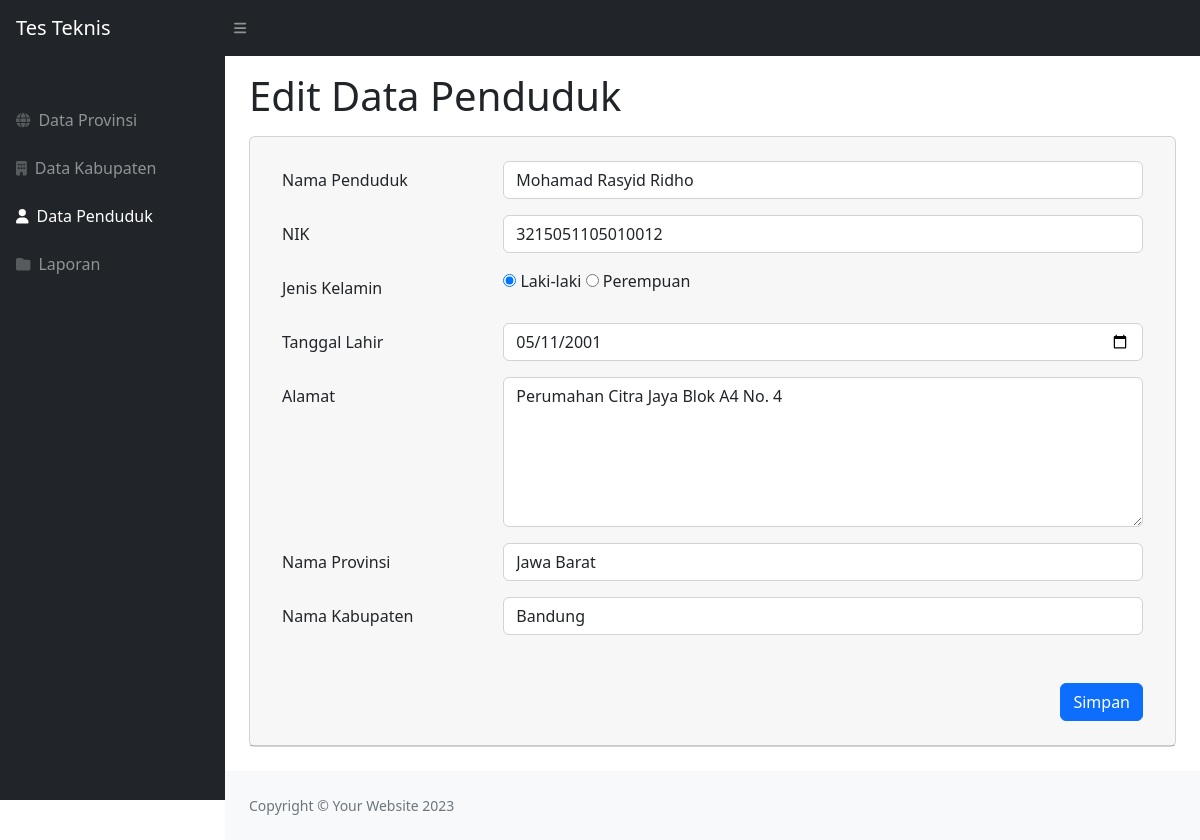
The page /pages/data-penduduk/edit?id=1 on the database its author committed.
### tables this page shows
CREATE TABLE `penduduk` (
  `id_penduduk` int NOT NULL,
  `nama` varchar(255) NOT NULL,
  `nik` varchar(18) NOT NULL,
  `jenis_kelamin` enum('Laki-laki','Perempuan') NOT NULL,
  `tanggal_lahir` date NOT NULL,
  `alamat` varchar(255) NOT NULL,
  `id_provinsi` int NOT NULL,
  `id_kabupaten` int NOT NULL,
  `ts` timestamp NULL DEFAULT CURRENT_TIMESTAMP ON UPDATE CURRENT_TIMESTAMP
);

### pages/data-penduduk/edit.php (the view, shortened to what this page needs)
<?php
include('../../config/connection.php');
?>
<!DOCTYPE html>
<html lang="en">
    <head>
        <link rel="stylesheet" href="https://cdn.datatables.net/1.12.1/css/dataTables.bootstrap5.min.css">
        <link href="../../css/styles.css" rel="stylesheet" />
    </head>
    <body class="sb-nav-fixed">
        <nav class="sb-topnav navbar navbar-expand navbar-dark bg-dark">
            <a class="navbar-brand ps-3" href="#">Tes Teknis</a>
            <button class="btn btn-link btn-sm order-1 order-lg-0 me-4 me-lg-0" id="sidebarToggle" href="#!"><i class="fas fa-bars"></i></button>
        </nav>
        <div id="layoutSidenav">
            <div id="layoutSidenav_nav">
                <nav class="sb-sidenav accordion sb-sidenav-dark" id="sidenavAccordion">
                    <div class="sb-sidenav-menu">
                        <div class="nav">
                            <div class="sb-sidenav-menu-heading"></div>
                            <a class="nav-link" href="../data-provinsi/index"> <div class="sb-nav-link-icon"><i class="fas fa-globe"></i></div> Data Provinsi</a>
                            <a class="nav-link" href="../data-kabupaten/index">
                                <div class="sb-nav-link-icon"><i class="fas fa-building"></i></i></div>
                                Data Kabupaten
                            </a>
                            <a class="nav-link active" href="index">
                                <div class="sb-nav-link-icon"><i class="fas fa-user"></i></div>
                                Data Penduduk
                            </a>
                            <a class="nav-link" href="../laporan/index">
                                <div class="sb-nav-link-icon"><i class="fas fa-folder"></i></div>
                                Laporan
                            </a>
                        </div>
                    </div>
                </nav>
            </div>
            <div id="layoutSidenav_content">
                <main>
                    <div class="container-fluid px-4">
                        <h1 class="mt-3 mb-3">Edit Data Penduduk</h1>
                        <div class="card mb-4">
                            <div class="card-header">
                                <div class="card-body">
                                    <form method="POST" enctype="multipart/form-data">
                                        <?php
                                            $id_penduduk = $_GET['id'];
                                            $getpenduduk = mysqli_query($conn, "SELECT * FROM penduduk WHERE id_penduduk = '$id_penduduk'");
                                            while ($data = mysqli_fetch_array($getpenduduk)) {
                                                $parts = explode(', ', $data['alamat']);
                                                if (count($parts) >= 2) {
                                                    $provinsi = array_pop($parts);
                                                    $kabupaten = array_pop($parts);
                                                    $alamat = implode(', ', $parts);
                                                } else {
                                                    $alamat = $data['alamat'];
                                                    $kabupaten = '';
                                                    $provinsi = '';
                                                }
                                        ?>
                                        <div class="form-group row">
                                            <label for="nama_penduduk" class="col-md-3 col-form-label">Nama Penduduk</label>
                                            <div class="col-md-9">
                                                <input class="form-control" type="text" id="nama_penduduk" name="nama_penduduk" autocomplete="off" value="<?php echo $data['nama']?>" required>
                                            </div>
                                        </div>
                                        <div class="form-group row mt-3">
                                            <label for="nik" class="col-md-3 col-form-label">NIK</label>
                                            <div class="col-md-9">
                                                <input class="form-control" type="text" id="nik" name="nik" autocomplete="off" maxlength="18" value="<?php echo $data['nik']?>" required>
                                            </div>
                                        </div>
                                        <div class="form-group row mt-3">
                                            <label for="jenis_kelamin" class="col-md-3 col-form-label">Jenis Kelamin</label>
                                            <div class="col-md-9">
                                                <input type="radio" id="jenis_kelamin" name="jenis_kelamin" value="Laki-laki" required  <?php if ( $data['jenis_kelamin'] == 'Laki-laki') echo 'checked'; ?>>
                                                <label>Laki-laki</label>
                                                <input type="radio" id="jenis_kelamin" name="jenis_kelamin" value="Perempuan" required <?php if ( $data['jenis_kelamin'] == 'Perempuan') echo 'checked'; ?>>
                                                <label>Perempuan</label>
                                            </div>
                                        </div>
                                        <div class="form-group row mt-3">
                                            <label for="tanggal_lahir" class="col-md-3 col-form-label">Tanggal Lahir</label>
                                            <div class="col-md-9">
                                                <input class="form-control" type="date" id="tanggal_lahir" name="tanggal_lahir" value="<?php echo $data['tanggal_lahir']?>" required>
                                            </div>
                                        </div>
                                        <div class="form-group row mt-3">
                                            <label for="alamat" class="col-md-3 col-form-label">Alamat</label>
                                            <div class="col-md-9">
                                                <textarea class="form-control" id="alamat" name="alamat" style="height: 150px" required><?php echo $alamat?></textarea>
                                            </div>
                                        </div>
                                        <div class="form-group row mt-3">
                                            <label class="col-md-3 col-form-label">Nama Provinsi</label>
                                            <div class="col-md-9">
                                                <select class="form-control" name="editprovinsiID" id="editprovinsiID" required>
                                                    <?php
                                                    $q = mysqli_query($conn, "select * from provinsi");
                                                    while ($p = mysqli_fetch_assoc($q)) {
                                                        $selected = ($p['id_provinsi'] == $data['id_provinsi']) ? 'selected' : '';
                                                    ?>
                                                        <option value="<?= $p['id_provinsi'] ?>" <?= $selected ?>><?= $p['nama_provinsi'] ?></option>
                                                    <?php } ?>
                                                </select>
                                            </div>
                                        </div>
                                        <div class="form-group row mt-3">
                                            <label class="col-md-3 col-form-label">Nama Kabupaten</label>
                                            <div class="col-md-9">
                                                <select class="form-control" name="editkabupatenID" id="editkabupatenID" required>
                                                    <?php
                                                    $q = mysqli_query($conn, "select * from kabupaten");
                                                    while ($p = mysqli_fetch_assoc($q)) {
                                                        $selected = ($p['id_kabupaten'] == $data['id_kabupaten']) ? 'selected' : '';
                                                    ?>
                                                        <option value="<?= $p['id_kabupaten'] ?>" <?= $selected ?>><?= $p['nama_kabupaten'] ?></option>
                                                    <?php } ?>
                                                </select>
                                            </div>
                                        </div>
                                        <div class="modal-footer mt-5">
                                            <button type="submit" class="btn btn-primary waves-effect waves-light" name="editbtn">Simpan</button>
                                        </div>
                                        <?php }?>
                                    </form>
                                </div>
                            </div>
                        </div>
                    </div>
                </main>
                <footer class="py-4 bg-light mt-auto">
                    <div class="container-fluid px-4">
                        <div class="d-flex align-items-center justify-content-between small">
                            <div class="text-muted">Copyright &copy; Your Website 2023</div>
                        </div>
                    </div>
                </footer>
            </div>
        </div>
    </body>
</html>

### rows shown on the page
penduduk: nama_penduduk "Mohamad Rasyid Ridho", nik "3215051105010012", jenis_kelamin "☑ Jenis Kelamin", tanggal_lahir "05/11/2001", alamat "Perumahan Citra Jaya Blok A4 No. 4"

### other values the page prints
form field editprovinsiID "Jawa Barat"
form field editkabupatenID "Bandung"
